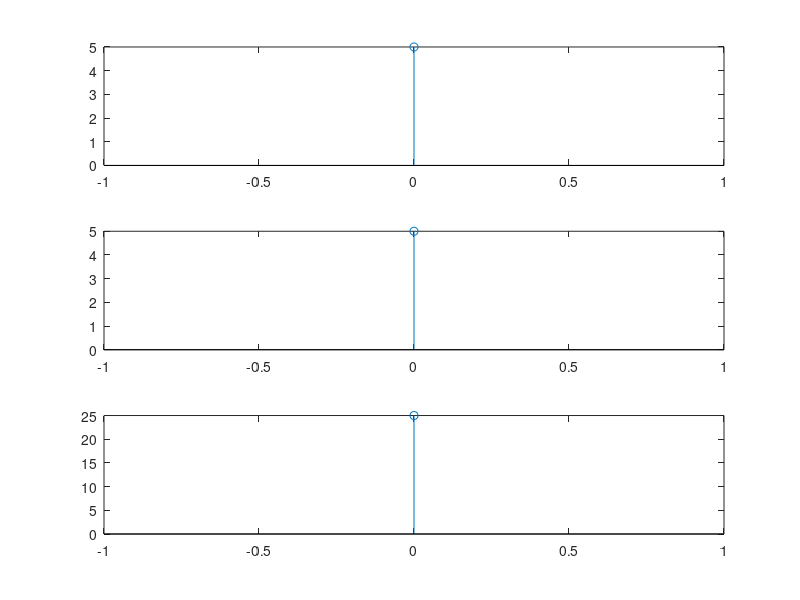

The MATLAB script that drew this image:
clc;
clear all;
close all;
x=input('Enter the first sequence');
y=input('Enetr the second sequence');
y1=fliplr(y);
z=conv(x,y1);
disp(z);
subplot(3,1,1);
n1=0:length(x)-1;
stem(n1,x);
subplot(3,1,2);
n2=0:length(y)-1;
stem(n2,y);
subplot(3,1,3);
N=-length(x)+1:length(x)-1;
stem(N,z);